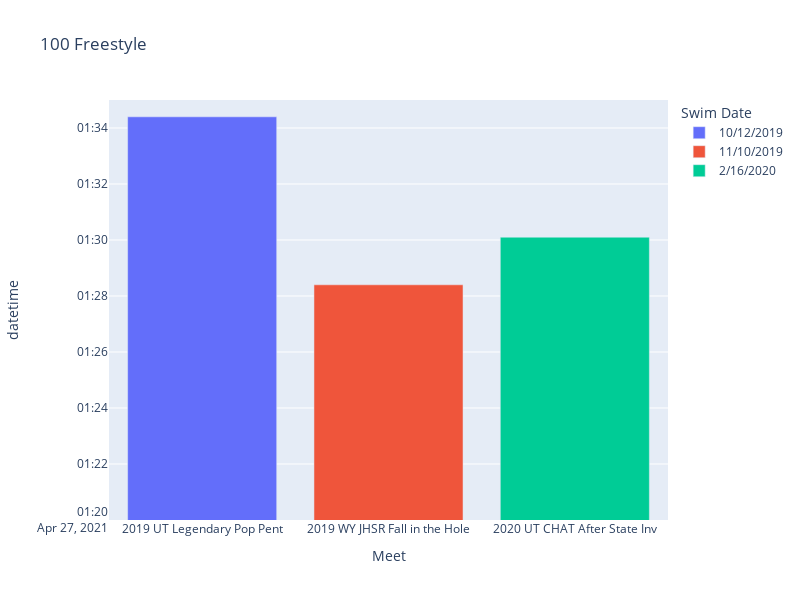

This figure's notebook cell:
### Code cell
import plotly.express as px


fig = px.bar(df, x='Meet', y="datetime",color="Swim Date",title="100 Freestyle")
fig
fig.update_layout(yaxis_range=['2021-04-27 1:20:00' , '2021-04-27 1:35:00'], width=800, height=600)
fig.show()

### Figure 1 — Plotly figure (JSON) as saved in the notebook; plotly's stock layout.template omitted (floating-point values rounded to 4 significant figures)
{"data": [{"alignmentgroup": "True", "hovertemplate": "Swim Date=10/12/2019<br>Meet=%{x}<br>datetime=%{y}<extra></extra>", "legendgroup": "10/12/2019", "marker": {"color": "#636efa"}, "name": "10/12/2019", "offsetgroup": "10/12/2019", "orientation": "v", "showlegend": true, "textposition": "auto", "type": "bar", "x": ["2019 UT Legendary Pop Pent"], "xaxis": "x", "y": ["2021-04-27T01:34:24"], "yaxis": "y"}, {"alignmentgroup": "True", "hovertemplate": "Swim Date=11/10/2019<br>Meet=%{x}<br>datetime=%{y}<extra></extra>", "legendgroup": "11/10/2019", "marker": {"color": "#EF553B"}, "name": "11/10/2019", "offsetgroup": "11/10/2019", "orientation": "v", "showlegend": true, "textposition": "auto", "type": "bar", "x": ["2019 WY JHSR Fall in the Hole"], "xaxis": "x", "y": ["2021-04-27T01:28:24"], "yaxis": "y"}, {"alignmentgroup": "True", "hovertemplate": "Swim Date=2/16/2020<br>Meet=%{x}<br>datetime=%{y}<extra></extra>", "legendgroup": "2/16/2020", "marker": {"color": "#00cc96"}, "name": "2/16/2020", "offsetgroup": "2/16/2020", "orientation": "v", "showlegend": true, "textposition": "auto", "type": "bar", "x": ["2020 UT CHAT After State Inv"], "xaxis": "x", "y": ["2021-04-27T01:30:06"], "yaxis": "y"}], "layout": {"barmode": "relative", "height": 600, "legend": {"title": {"text": "Swim Date"}, "tracegroupgap": 0}, "title": {"text": "100 Freestyle"}, "width": 800, "xaxis": {"anchor": "y", "domain": [0, 1], "title": {"text": "Meet"}}, "yaxis": {"anchor": "x", "domain": [0, 1], "range": ["2021-04-27 1:20:00", "2021-04-27 1:35:00"], "title": {"text": "datetime"}}}}
